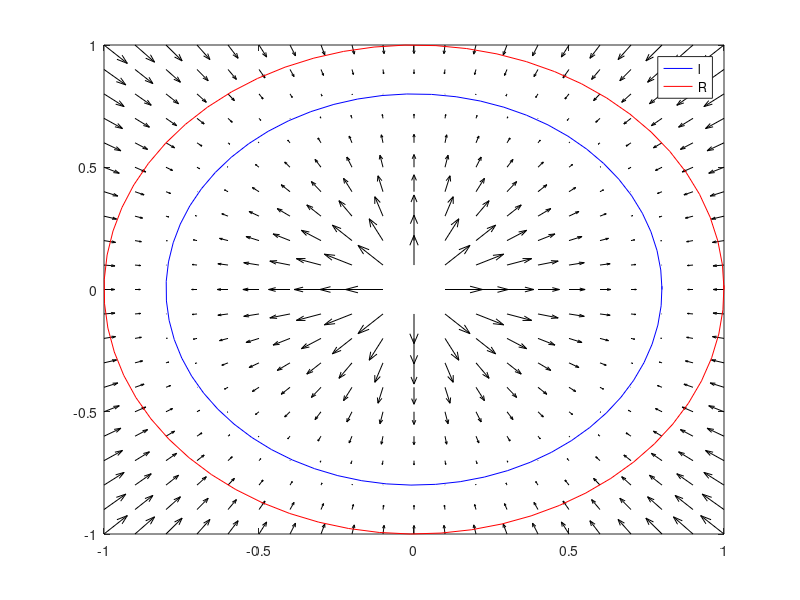

Write the MATLAB code that produced this figure.

function	tflow_test()
	s=0.8;
	[x,y]=meshgrid (-1:0.1:1);
	
%  	[x,y]=meshgrid ([-0.1:0.005:0.1],[0.7:0.005:0.9]);
%  	newplot
%  	clear
%  	quiver (x, y, -x,-y+(1-abs(x)).*(y+s),'-r');
%  	quiver (x, y, -x,-y+(1-abs(x)).*(s./(abs(y-s)+1)),'-r');
%  	f(x)=1;
%  	quiver (x, y, y.*max(y,0),-x.*max(y,0));
	
%  	quiver (x, y, y.*max(1-2*sqrt(x.^2+(y-s).^2),0),-x.*max(1-2*sqrt(x.^2+(y-s).^2),0),'-m');
	
%  %  	z=x;
%  	z(:,2)=y;

%  	zx= y.*max(1-2*sqrt(x.^2+(y-s).^2),0)-x;
%  	zy=-x.*max(1-2*sqrt(x.^2+(y-s).^2),0)-y+(1-abs(x)).*(s./(abs(y-s)+1));
	
%  	mx=max(1-1*sqrt(x.^2+(y-s).^2),0);
%  	my=max(1-1*sqrt(x.^2+(y-s).^2),0);
	
%  	ux=(-x);
%  	uy=(-y+(1-abs(x)).*(s./(abs(y-s)+1)));
%  	uy=(-y+s);
	
	ux=x;
	uy=y;
	
	for i=[1:size(x,1)]
	for j=[1:size(x,1)]
		q=sqrt(ux(i,j)^2+uy(i,j)^2);
		ux(i,j)/=q;
		uy(i,j)/=q;
		
%  		if(q>1)
%  		end
			ux(i,j)*=s-q;
			uy(i,j)*=s-q;
			
%  		d=sqrt(x(i,j)^2+y(i,j)^2);
	end
	end
	
	
%  	zx=ux.*(1-mx);
%  	zy=uy.*(1-mx);
	
	zx= ux;
	zy= uy;
	
%  	zx= y.*mx	+ux.*(1-mx);
%  	zy=-x.*mx	+uy.*(1-mx);
	
%  	max(zx.^2+zy.^2)
	
	
	hold off;
	quiver (x, y, zx, zy,'k;x;');
	hold on;

%  	quiver (x, y, (1-abs(x)),0);
	c=[0:0.1:2*pi+0.1]';
	c(:,2)=1;
	polar (c(:,1),c(:,2)*s,		'-b;l;');
	polar (c(:,1),c(:,2),		'-r;R;');
	
	print('doc/fig/scan_repos.eps','-deps')

	
%  	set terminal postscript eps rounded
%  	set output '2dplot.eps'

end